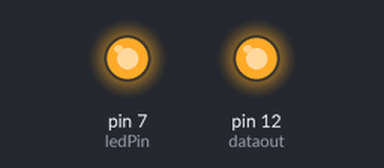
The sketch below on a simulated Arduino Uno, built with avr-gcc and run on an emulated ATmega328P. On the bench: output pins drawn as LEDs (lit = HIGH).

Above: at 1.0 s.
At 55.3 s:
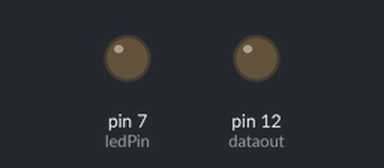
Timing chart, 0 to 59.8 s (numbered marks = the images above):
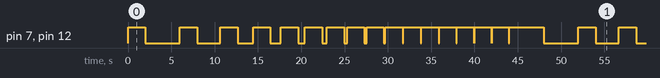

Measured:
- by itself, pin 7 (ledPin), pin 12 (dataout): moves between LOW and HIGH, repeating every 46.0 s
- by itself, everything shown: repeats every 46.0 s, in 34 steps

The sketch:

transmitter.ino
```cpp
#define dataout 12
#define ledPin 7

 void setup()
 {
   pinMode(dataout, OUTPUT);
   pinMode(ledPin, OUTPUT);
   Serial.begin(9600);
 }

 void loop(){
   for(int i=4000; i>5; i=i-(i/3)){
     digitalWrite(dataout, HIGH);
     digitalWrite(ledPin, HIGH);
     delay(2000);

     digitalWrite(dataout,LOW);
     digitalWrite(ledPin, LOW);
     delay(i);
   }
 }
```
